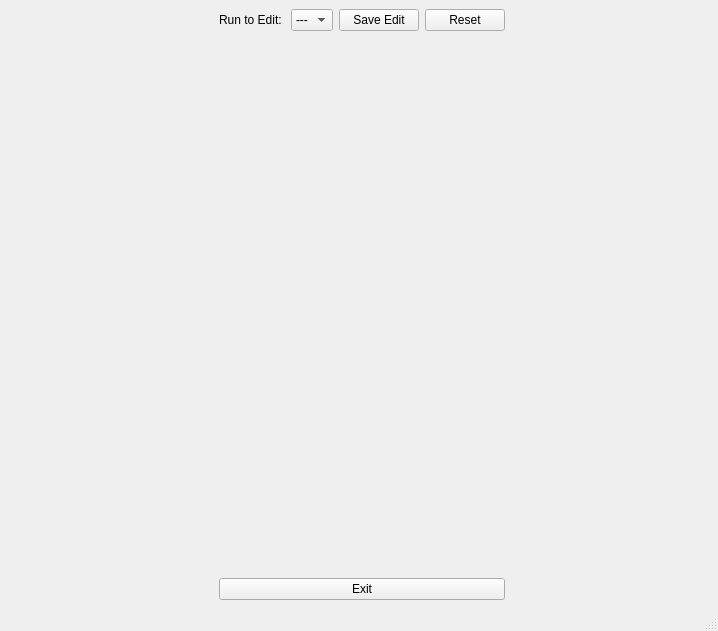
<?xml version="1.0" encoding="UTF-8"?>
<ui version="4.0">
 <class>MainWindow</class>
 <widget class="QMainWindow" name="MainWindow">
  <property name="geometry">
   <rect>
    <x>0</x>
    <y>0</y>
    <width>718</width>
    <height>631</height>
   </rect>
  </property>
  <property name="windowTitle">
   <string>MainWindow</string>
  </property>
  <widget class="QWidget" name="centralwidget">
   <layout class="QGridLayout" name="gridLayout">
    <item row="1" column="0" colspan="7">
     <widget class="QWidget" name="widget" native="true">
      <property name="minimumSize">
       <size>
        <width>700</width>
        <height>500</height>
       </size>
      </property>
     </widget>
    </item>
    <item row="2" column="2" colspan="4">
     <widget class="QPushButton" name="pushButton_3">
      <property name="text">
       <string>Exit</string>
      </property>
     </widget>
    </item>
    <item row="2" column="6">
     <spacer name="horizontalSpacer">
      <property name="orientation">
       <enum>Qt::Horizontal</enum>
      </property>
      <property name="sizeHint" stdset="0">
       <size>
        <width>40</width>
        <height>20</height>
       </size>
      </property>
     </spacer>
    </item>
    <item row="0" column="5">
     <widget class="QPushButton" name="pushButton_2">
      <property name="text">
       <string>Reset</string>
      </property>
     </widget>
    </item>
    <item row="0" column="4">
     <widget class="QPushButton" name="pushButton">
      <property name="text">
       <string>Save Edit</string>
      </property>
     </widget>
    </item>
    <item row="0" column="3">
     <widget class="QComboBox" name="comboBox">
      <item>
       <property name="text">
        <string>---</string>
       </property>
      </item>
     </widget>
    </item>
    <item row="2" column="1">
     <spacer name="horizontalSpacer_2">
      <property name="orientation">
       <enum>Qt::Horizontal</enum>
      </property>
      <property name="sizeHint" stdset="0">
       <size>
        <width>40</width>
        <height>20</height>
       </size>
      </property>
     </spacer>
    </item>
    <item row="0" column="6">
     <spacer name="horizontalSpacer_3">
      <property name="orientation">
       <enum>Qt::Horizontal</enum>
      </property>
      <property name="sizeHint" stdset="0">
       <size>
        <width>40</width>
        <height>20</height>
       </size>
      </property>
     </spacer>
    </item>
    <item row="0" column="0" colspan="2">
     <spacer name="horizontalSpacer_4">
      <property name="orientation">
       <enum>Qt::Horizontal</enum>
      </property>
      <property name="sizeHint" stdset="0">
       <size>
        <width>40</width>
        <height>20</height>
       </size>
      </property>
     </spacer>
    </item>
    <item row="0" column="2">
     <widget class="QLabel" name="label">
      <property name="sizePolicy">
       <sizepolicy hsizetype="Fixed" vsizetype="Preferred">
        <horstretch>0</horstretch>
        <verstretch>0</verstretch>
       </sizepolicy>
      </property>
      <property name="text">
       <string>Run to Edit: </string>
      </property>
      <property name="alignment">
       <set>Qt::AlignRight|Qt::AlignTrailing|Qt::AlignVCenter</set>
      </property>
     </widget>
    </item>
   </layout>
  </widget>
  <widget class="QMenuBar" name="menubar">
   <property name="geometry">
    <rect>
     <x>0</x>
     <y>0</y>
     <width>718</width>
     <height>25</height>
    </rect>
   </property>
  </widget>
  <widget class="QStatusBar" name="statusbar"/>
 </widget>
 <resources/>
 <connections/>
</ui>
